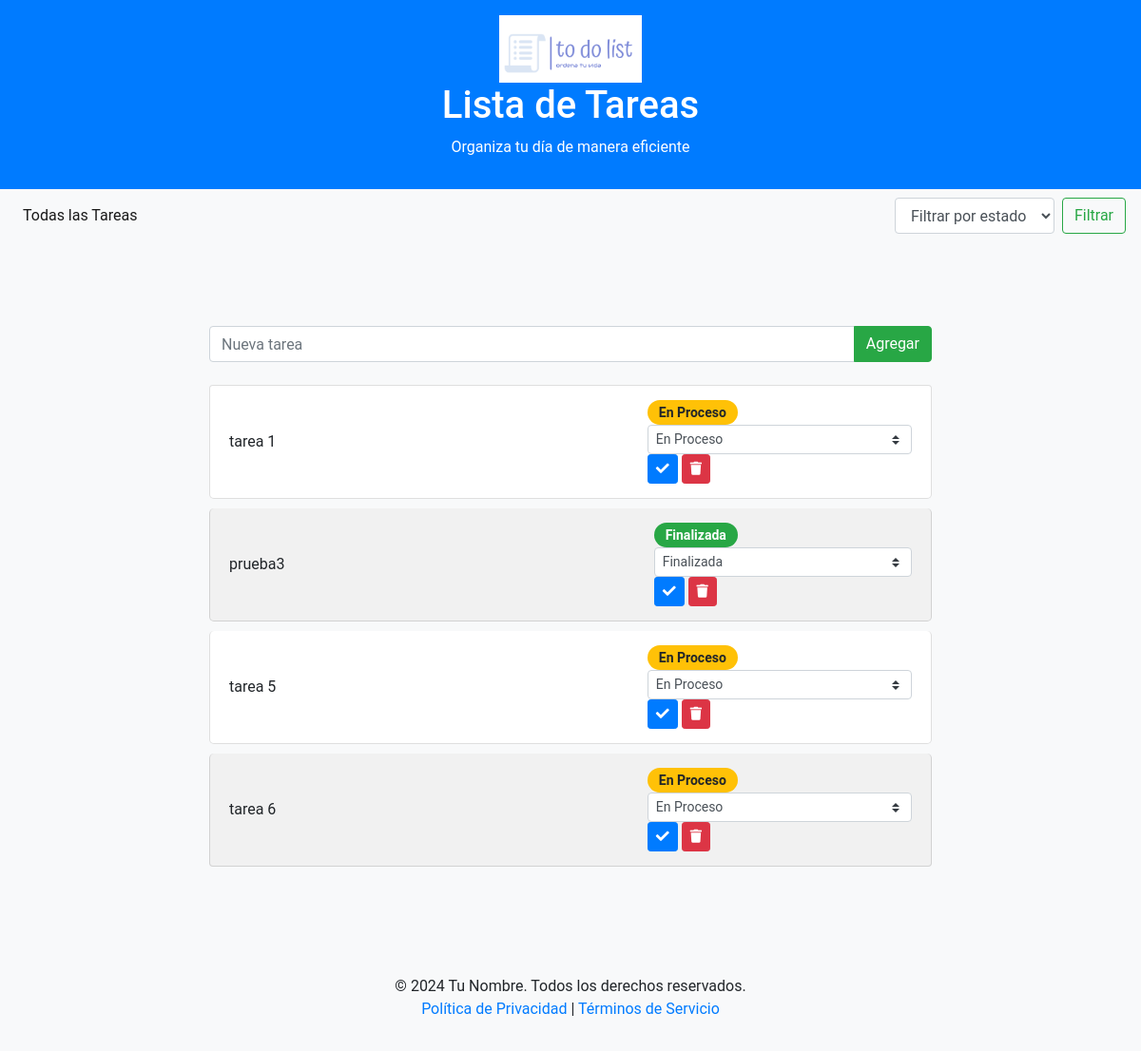
Before: / with the older database file.
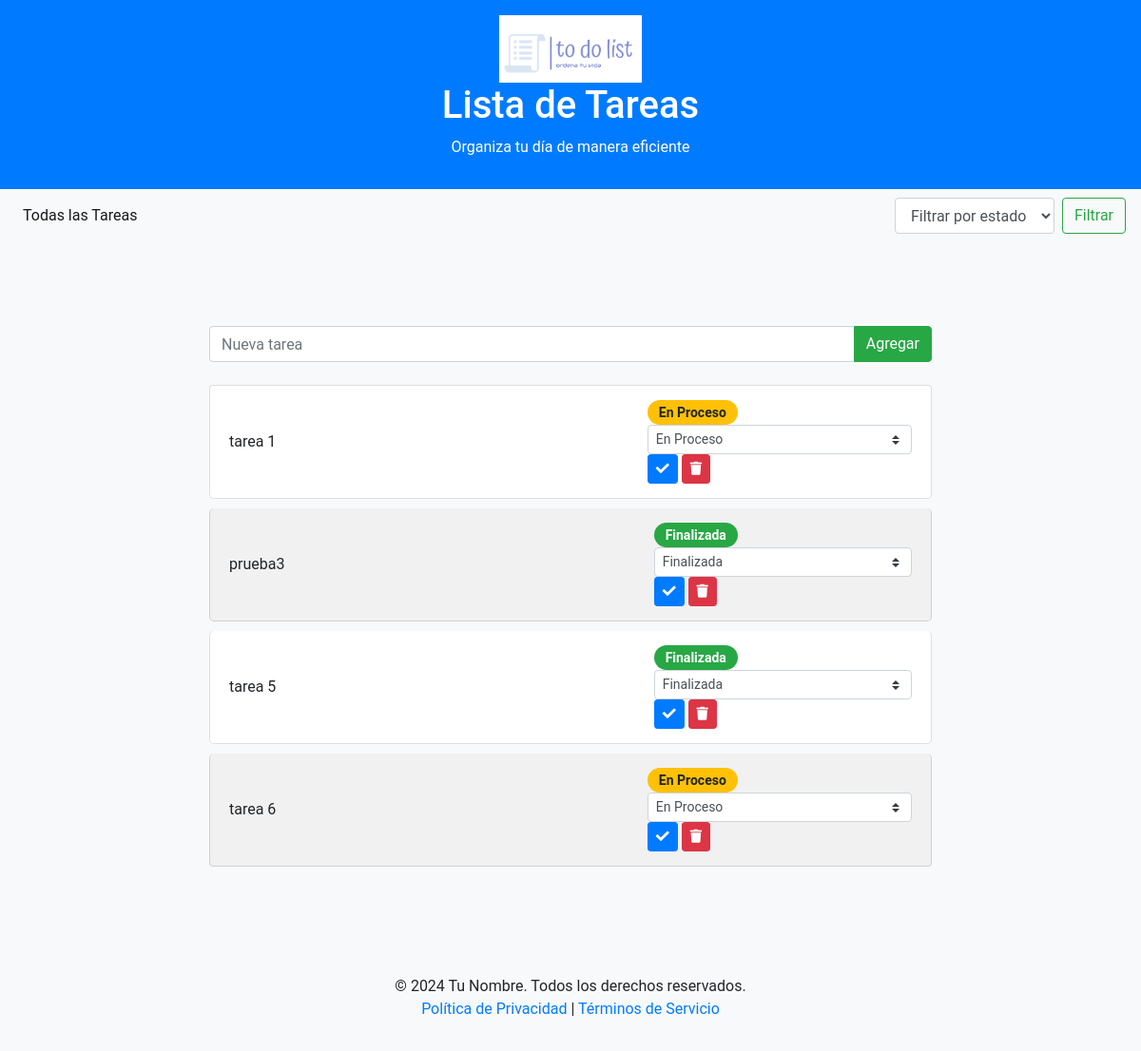
After: the same page with the newer database file.
### tables this page shows
CREATE TABLE tasks (
            id INTEGER PRIMARY KEY AUTOINCREMENT,
            title TEXT NOT NULL,
            status TEXT NOT NULL
        );

### app.py (the view)
@app.route('/')
def index():
    conn = get_db_connection()
    tasks = conn.execute('SELECT * FROM tasks').fetchall()  # Mostrar todas las tareas por defecto
    conn.close()
    return render_template('index.html', tasks=tasks)

### app.py (called while the page is built)
def get_db_connection():
    conn = sqlite3.connect('database.db')
    conn.row_factory = sqlite3.Row
    return conn

### templates/index.html (shortened to what this page needs)
<!DOCTYPE html>
<html lang="es">
<head>
    <link rel="stylesheet" href="https://stackpath.bootstrapcdn.com/bootstrap/4.5.2/css/bootstrap.min.css">
    <link rel="stylesheet" href="{{ url_for('static', filename='css/styles.css') }}">
    <link rel="stylesheet" href="https://cdnjs.cloudflare.com/ajax/libs/font-awesome/5.15.1/css/all.min.css">
</head>
<body>
    <header class="bg-primary text-white text-center py-3">
        <img src="{{ url_for('static', filename='images/logo.png') }}" alt="Logo" class="img-fluid" style="max-width: 150px;">
        <h1>Lista de Tareas</h1>
        <p>Organiza tu día de manera eficiente</p>
    </header>
    <nav class="navbar navbar-expand-lg navbar-light bg-light">
        <div class="collapse navbar-collapse" id="navbarNav">
            <ul class="navbar-nav">
                <li class="nav-item active">
                    <a class="nav-link" href="/">Todas las Tareas</a>
                </li>
            </ul>
            <form class="form-inline ml-auto" action="/filter" method="GET">
                <select name="status" class="form-control mr-2">
                    <option value="">Filtrar por estado</option>
                </select>
                <button class="btn btn-outline-success my-2 my-sm-0" type="submit">Filtrar</button>
            </form>
        </div>
    </nav>
    <div class="container my-5">
        <form action="/add" method="POST" class="mb-4">
            <div class="input-group">
                <input type="text" name="title" class="form-control" placeholder="Nueva tarea" required>
                <div class="input-group-append">
                    <button class="btn btn-success" type="submit">Agregar</button>
                </div>
            </div>
        </form>
        <ul class="list-group">
            {% for task in tasks %}
                <li class="list-group-item d-flex justify-content-between align-items-center">
                    <span class="task-title">{{ task.title }}</span>
                    <div class="task-actions">
                        <span class="badge badge-pill {% if task.status == 'Pendiente' %}badge-danger{% elif task.status == 'En Proceso' %}badge-warning{% else %}badge-success{% endif %}">{{ task.status }}</span>
                        <form action="/update/{{ task.id }}" method="POST" class="d-inline">
                            <select name="status" class="custom-select custom-select-sm">
                                <option value="En Proceso" {% if task.status == 'En Proceso' %}selected{% endif %}>En Proceso</option>
                                <option value="Finalizada" {% if task.status == 'Finalizada' %}selected{% endif %}>Finalizada</option>
                            </select>
                            <button type="submit" class="btn btn-sm btn-primary">
                                <i class="fas fa-check"></i>
                            </button>
                        </form>
                        <a href="/delete/{{ task.id }}" class="btn btn-sm btn-danger">
                            <i class="fas fa-trash"></i>
                        </a>
                    </div>
                </li>
            {% endfor %}
        </ul>
    </div>
    <footer class="bg-light text-center py-3">
        <p class="mb-0">© 2024 Tu Nombre. Todos los derechos reservados.</p>
        <p><a href="#" class="text-primary">Política de Privacidad</a> | <a href="#" class="text-primary">Términos de Servicio</a></p>
    </footer>
</body>
</html>

### static/css/styles.css (style rules this page uses)
:root { --primary-color: #007bff; --secondary-color: #6c757d; --success-color: #28a745; --danger-color: #dc3545; }
body { background-color: #f8f9fa; font-family: 'Roboto', sans-serif; margin: 0; padding: 0; }
header { background-color: var(--primary-color); color: white; padding: 20px; text-align: center; }
.container { max-width: 800px; margin: 0 auto; padding: 40px 20px; }
.list-group-item { display: flex; justify-content: space-between; align-items: center; padding: 15px 20px; border-radius: 5px; margin-bottom: 10px; transition: background-color 0.3s, transform 0.2s; }
.list-group-item:nth-child(even) { background-color: #f1f1f1; }
.badge { font-size: 14px; padding: 6px 12px; border-radius: 20px; }
.badge-warning { background-color: #ffc107; }
.badge-success { background-color: var(--success-color); }
.btn { transition: background-color 0.3s, transform 0.2s; }

Changed rows visible on the page:
changed tasks "tarea 5": status "En Proceso" → "Finalizada"
